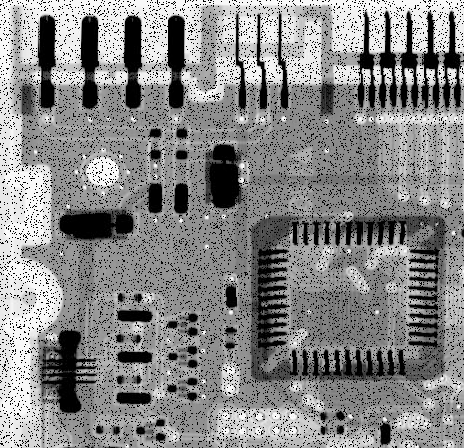
#> input picture LAB2/pliki/cboard_pepper_only.tif, 464 x 448 px
$ jupyter execute 9.ipynb
#> lines starting #> are read from the running program, lines starting #| are printed output that depends on the picture
## Ćwiczenie 9

[cell 1]
import cv2
import numpy as np
import matplotlib.pyplot as plt
import tifffile

def average_filter(image_path, kernel_size):
#> called with image_path = 'pliki/cboard_pepper_only.tif', kernel_size = 3
    img = tifffile.imread(image_path)
#> img is the input picture: shape (448, 464); min 0, max 255, mean 135.7
    img = np.clip(img, 0, 255).astype(np.uint8)

    # Apply average (mean) filter
    kernel = np.ones((kernel_size, kernel_size), np.float32) / (kernel_size * kernel_size)
    filtered_img = cv2.filter2D(img, -1, kernel)
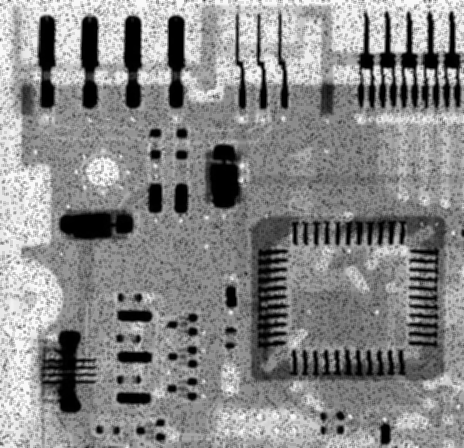
#> filtered_img: shape (448, 464); min 0, max 250, mean 135.7

    fig, axes = plt.subplots(1, 2, figsize=(12, 6))

    axes[0].imshow(img, cmap='gray')
    axes[0].set_title('Obraz przed filtracją')
    axes[0].axis('off')

    axes[1].imshow(filtered_img, cmap='gray')
    axes[1].set_title('Obraz po użyciu filtra uśredniającego')
    axes[1].axis('off')

    plt.tight_layout()
    plt.show()
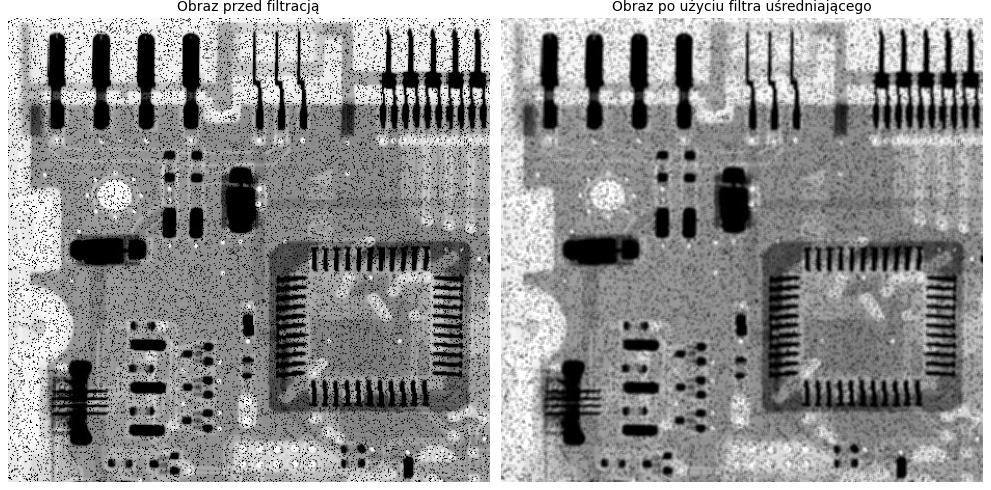
#> figure drawn by matplotlib, 2 panels


    return filtered_img


image_path = 'pliki/cboard_pepper_only.tif'
average_filter(image_path, 3)

[cell 2]
def min_filter(image_path, kernel_size=3):
#> called with image_path = 'pliki/cboard_pepper_only.tif', kernel_size = 3
    img = tifffile.imread(image_path)
    img = np.clip(img, 0, 255).astype(np.uint8)

    # Apply minimum filter using erosion
    kernel = np.ones((kernel_size, kernel_size), np.uint8)
    filtered_img = cv2.erode(img, kernel)
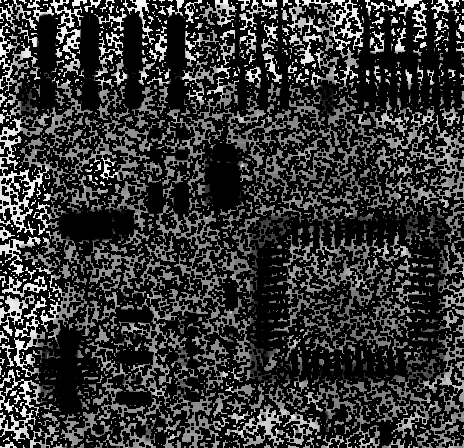
#> filtered_img: shape (448, 464); min 0, max 249, mean 53.2

    fig, axes = plt.subplots(1, 2, figsize=(12, 6))

    axes[0].imshow(img, cmap='gray')
    axes[0].set_title('Obraz przed filtracją')
    axes[0].axis('off')

    axes[1].imshow(filtered_img, cmap='gray')
    axes[1].set_title('Obraz po użyciu filtra minimum')
    axes[1].axis('off')

    plt.tight_layout()
    plt.show()
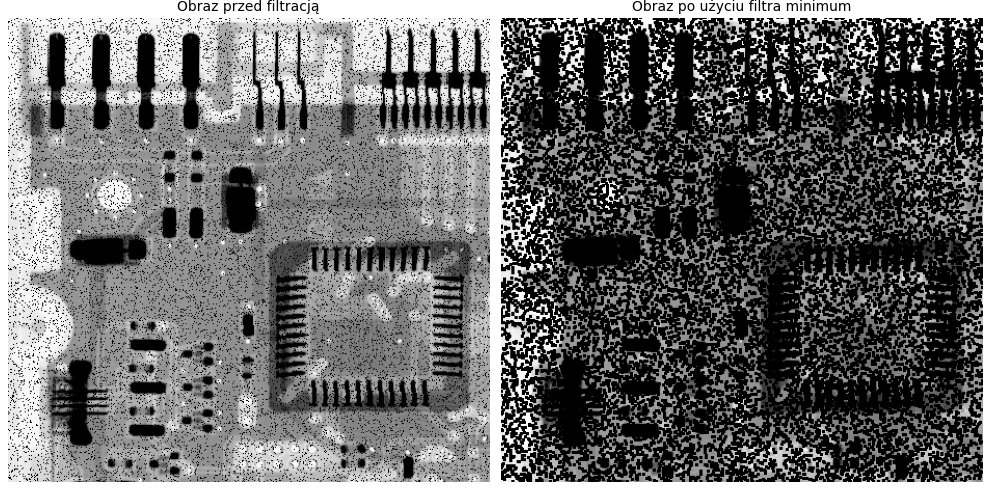
#> figure drawn by matplotlib, 2 panels

    return filtered_img


min_filter(image_path, 3)

[cell 3]
def max_filter(image_path, kernel_size=3):
#> called with image_path = 'pliki/cboard_pepper_only.tif', kernel_size = 3
    img = tifffile.imread(image_path)
    img = np.clip(img, 0, 255).astype(np.uint8)

    # Apply maximum filter using dilation
    kernel = np.ones((kernel_size, kernel_size), np.uint8)
    filtered_img = cv2.dilate(img, kernel)
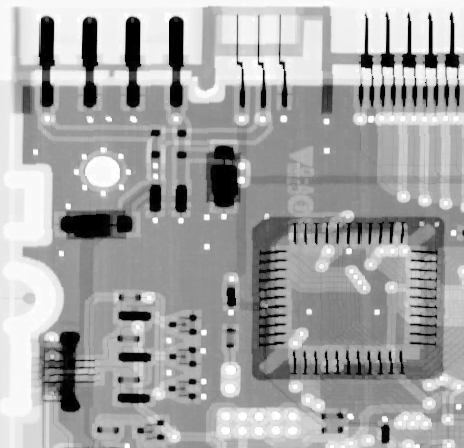
#> filtered_img: shape (448, 464); min 0, max 255, mean 165

    fig, axes = plt.subplots(1, 2, figsize=(12, 6))

    axes[0].imshow(img, cmap='gray')
    axes[0].set_title('Obraz przed filtracją')
    axes[0].axis('off')

    axes[1].imshow(filtered_img, cmap='gray')
    axes[1].set_title('Obraz po użyciu filtra maximum')
    axes[1].axis('off')

    plt.tight_layout()
    plt.show()

    return filtered_img


max_filter(image_path, 3)

$ run again, with LAB2/pliki/aerial_view.tif copied over LAB2/pliki/cboard_pepper_only.tif
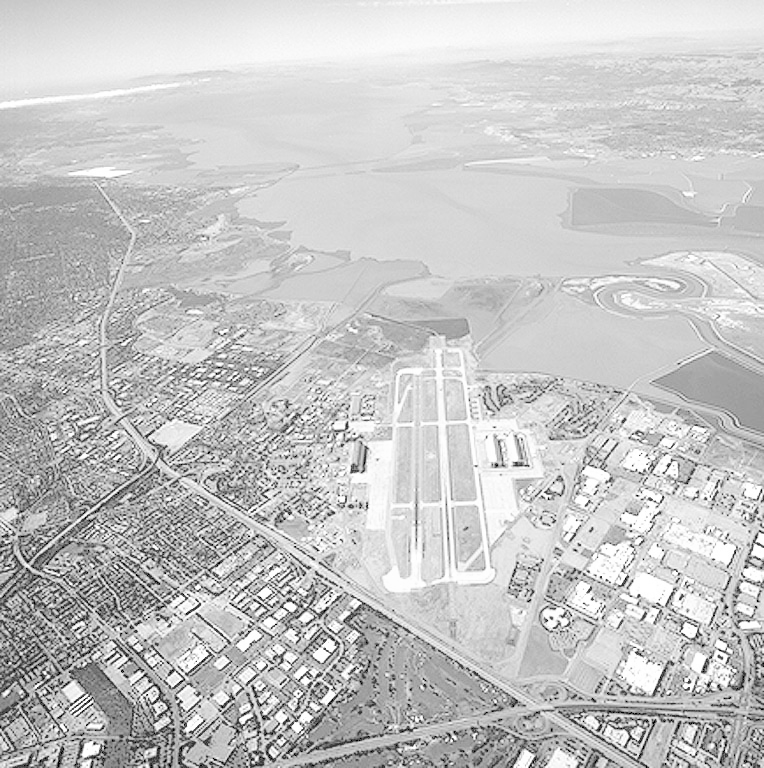
#> input picture LAB2/pliki/aerial_view.tif, 764 x 768 px
#> in average_filter, img is the input picture: shape (768, 764); min 0, max 255, mean 197.2
#> in min_filter, `filtered_img = cv2.erode(img, kernel)`:
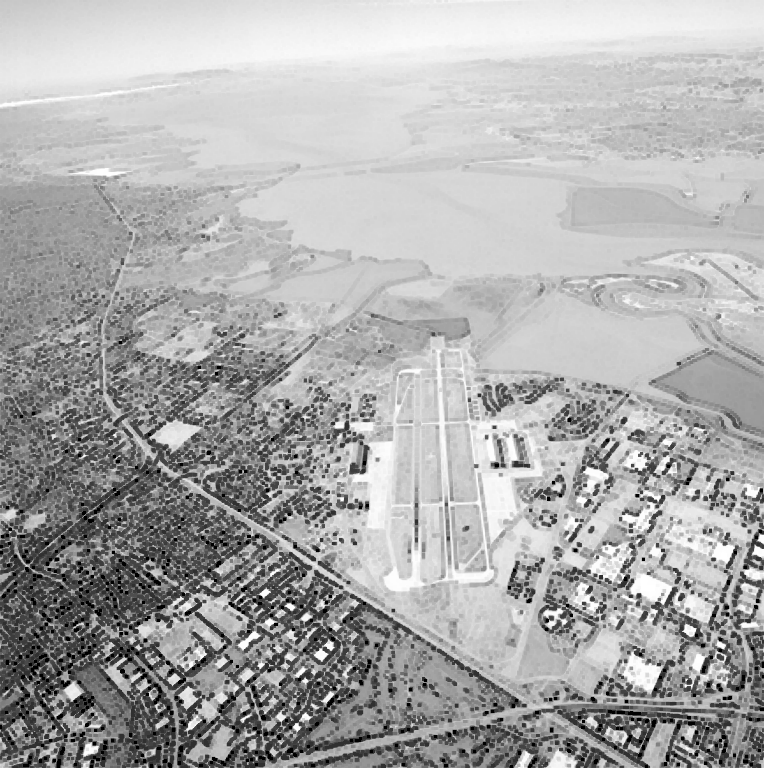
#> filtered_img: shape (768, 764); min 0, max 255, mean 171.1
#> in max_filter, `filtered_img = cv2.dilate(img, kernel)`:
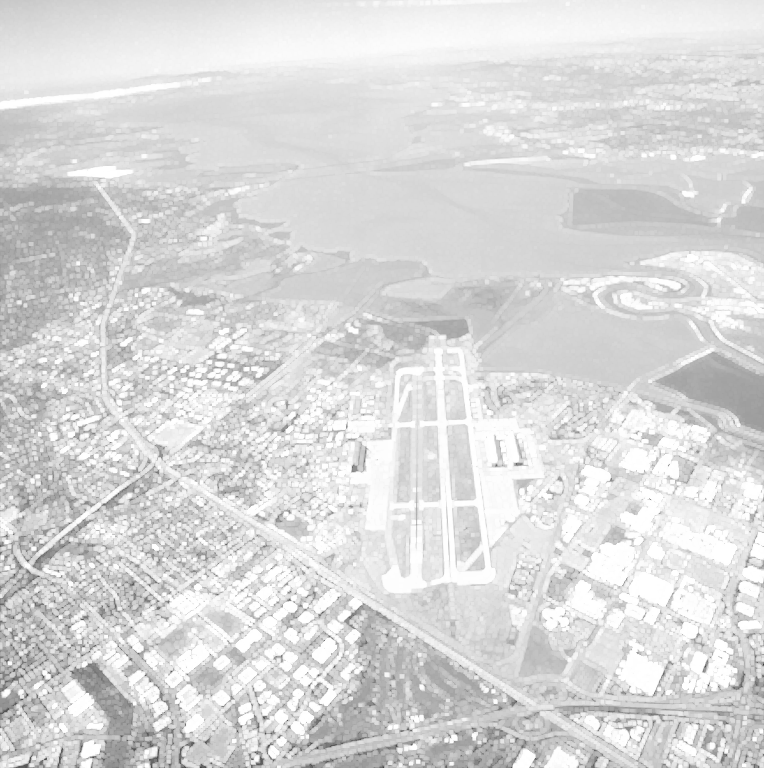
#> filtered_img: shape (768, 764); min 60, max 255, mean 217.5
